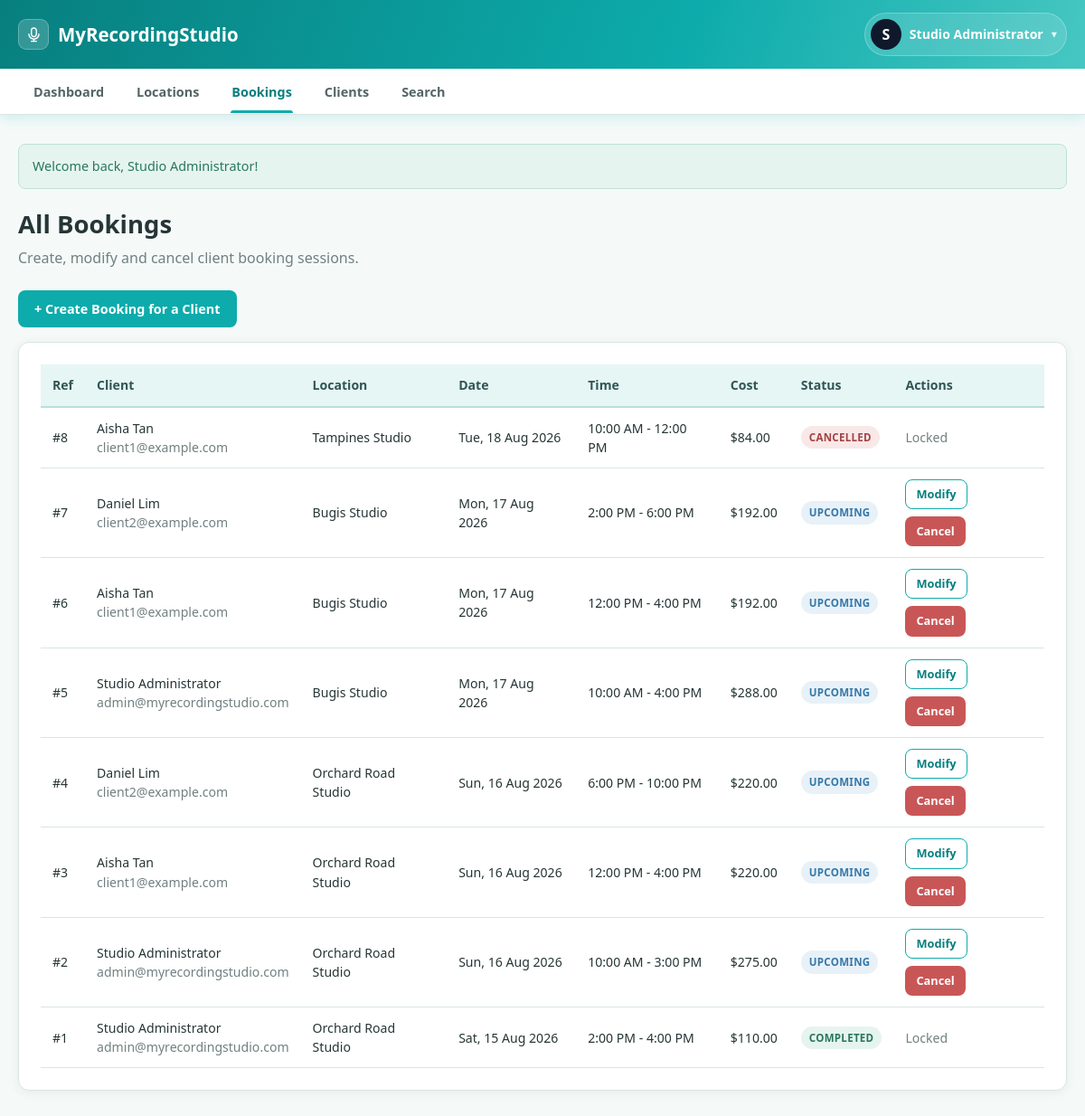
The app's page /admin/bookings.php (signed in) with its own data.
### tables this page shows
CREATE TABLE bookings (
    booking_id     INT AUTO_INCREMENT PRIMARY KEY,
    client_id      INT NOT NULL,
    location_id    INT NOT NULL,
    booking_date   DATE NOT NULL,
    start_time     TIME NOT NULL,
    duration_hours INT NOT NULL,
    end_time       TIME NOT NULL,
    total_cost     DECIMAL(8,2) NOT NULL,
    status         ENUM('active','cancelled') NOT NULL DEFAULT 'active',
    created_at     DATETIME NOT NULL DEFAULT CURRENT_TIMESTAMP,
    CONSTRAINT fk_booking_client
        FOREIGN KEY (client_id) REFERENCES users(user_id)
        ON DELETE CASCADE,
    CONSTRAINT fk_booking_location
        FOREIGN KEY (location_id) REFERENCES locations(location_id)
        ON DELETE CASCADE,
    CONSTRAINT chk_duration CHECK (duration_hours BETWEEN 1 AND 12)
);

CREATE TABLE users (
    user_id       INT AUTO_INCREMENT PRIMARY KEY,
    name          VARCHAR(100) NOT NULL,
    phone         VARCHAR(20)  NOT NULL,
    email         VARCHAR(150) NOT NULL UNIQUE,
    password_hash VARCHAR(255) NOT NULL,
    user_type     ENUM('admin','client') NOT NULL DEFAULT 'client',
    created_at    DATETIME NOT NULL DEFAULT CURRENT_TIMESTAMP
);

CREATE TABLE locations (
    location_id    INT AUTO_INCREMENT PRIMARY KEY,
    description    VARCHAR(255) NOT NULL,
    num_studios    INT NOT NULL,
    cost_per_hour  DECIMAL(8,2) NOT NULL,
    created_at     DATETIME NOT NULL DEFAULT CURRENT_TIMESTAMP,
    CONSTRAINT chk_num_studios CHECK (num_studios > 0),
    CONSTRAINT chk_cost CHECK (cost_per_hour > 0)
);

### classes/User.php (called while the page is built, shortened)
<?php
class User
{
    protected PDO $db;
    public function __construct()
    {
        $this->db = Database::getInstance()->getConnection();
    }
    public static function isLoggedIn(): bool
    {
        return isset($_SESSION['user_id']);
    }
    public static function isAdmin(): bool
    {
        return self::isLoggedIn() && $_SESSION['user_type'] === 'admin';
    }
    public function getById(int $userId): ?array
    {
        $stmt = $this->db->prepare("SELECT * FROM users WHERE user_id = :id");
        $stmt->execute([':id' => $userId]);
        $row = $stmt->fetch();
        return $row ?: null;
    }
}

### includes/bootstrap.php (called while the page is built, shortened)
<?php
spl_autoload_register(function ($class) {
    $path = __DIR__ . '/../classes/' . $class . '.php';
});
require_once __DIR__ . '/functions.php';

### classes/Database.php (called while the page is built)
<?php
class Database
{
    private static ?Database $instance = null;
    private PDO $pdo;
    private function __construct()
    {
        $dsn = "mysql:host=" . DB_HOST . ";dbname=" . DB_NAME . ";charset=utf8mb4";
        try {
            $this->pdo = new PDO($dsn, DB_USER, DB_PASS, [
                PDO::ATTR_ERRMODE            => PDO::ERRMODE_EXCEPTION,
                PDO::ATTR_DEFAULT_FETCH_MODE => PDO::FETCH_ASSOC,
                PDO::ATTR_EMULATE_PREPARES   => false,
            ]);
        } catch (PDOException $e) {
            die("Database connection failed. Please check that MySQL is running in XAMPP "
                . "and that the database 'myrecordingstudio' has been imported. Error: " . $e->getMessage());
        }
    }
    public static function getInstance(): Database
    {
        if (self::$instance === null) {
            self::$instance = new Database();
        }
        return self::$instance;
    }
    public function getConnection(): PDO
    {
        return $this->pdo;
    }
}

### classes/Administrator.php (called while the page is built, shortened)
<?php
class Administrator extends User
{
    private Booking $bookingModel;
    public function __construct(int $userId)
    {
        $data = $this->getById($userId);
        $this->bookingModel  = new Booking();
    }
    public function getAllBookings(): array
    {
        return $this->bookingModel->getAll();
    }
}

### classes/Booking.php (called while the page is built, shortened)
<?php
class Booking
{
    private PDO $db;
    public function __construct()
    {
        $this->db = Database::getInstance()->getConnection();
    }
    public function hasStarted(array $booking): bool
    {
        $startDateTime = strtotime($booking['booking_date'] . ' ' . $booking['start_time']);
        return $startDateTime <= time();
    }
    public function hasEnded(array $booking): bool
    {
        $endDateTime = strtotime($booking['booking_date'] . ' ' . $booking['end_time']);
        return $endDateTime <= time();
    }
    public function computedStatus(array $booking): string
    {
        if ($booking['status'] === 'cancelled') return 'cancelled';
        if ($this->hasEnded($booking)) return 'completed';
        return 'upcoming';
    }
    public function getAll(): array
    {
        $stmt = $this->db->query(
            "SELECT b.*, l.description AS location_description, u.name AS client_name, u.email AS client_email
             FROM bookings b
             JOIN locations l ON l.location_id = b.location_id
             JOIN users u ON u.user_id = b.client_id
             ORDER BY b.booking_date DESC, b.start_time DESC"
        );
        return $stmt->fetchAll();
    }
}

### admin/bookings.php (the view, shortened to what this page needs)
<?php
require_once __DIR__ . '/../includes/bootstrap.php';
$admin = new Administrator($_SESSION['user_id']);
$bookingModel = new Booking();
$bookings = $admin->getAllBookings();
$BASE = '../';
$activeNav = 'bookings';
include __DIR__ . '/../includes/header.php';
?>
<div class="page-header">
    <h1>All Bookings</h1>
    <p class="subtitle">Create, modify and cancel client booking sessions.</p>
</div>
<div class="btn-group" style="margin-bottom:16px;">
    <a href="booking_form.php" class="btn btn-primary">+ Create Booking for a Client</a>
</div>
<div class="card">
    <?php if (empty($bookings)): ?>
        <div class="empty-state">No bookings have been made yet.</div>
    <?php else: ?>
        <div class="table-wrap">
            <table class="data-table">
                <thead>
                    <tr>
                        <th>Ref</th>
                        <th>Client</th>
                        <th>Location</th>
                        <th>Date</th>
                        <th>Time</th>
                        <th>Cost</th>
                        <th>Status</th>
                        <th>Actions</th>
                    </tr>
                </thead>
                <tbody>
                <?php foreach ($bookings as $b):
                    $status = $bookingModel->computedStatus($b);
                    $canModify = in_array($status, ['upcoming', 'in_progress'], true);
                    $canCancel = in_array($status, ['upcoming', 'in_progress'], true);
                ?>
                    <tr>
                        <td>#<?= (int)$b['booking_id'] ?></td>
                        <td>
                            <?= e($b['client_name']) ?><br>
                            <span class="text-muted"><?= e($b['client_email']) ?></span>
                        </td>
                        <td><?= e($b['location_description']) ?></td>
                        <td><?= formatDate($b['booking_date']) ?></td>
                        <td><?= formatTime($b['start_time']) ?> - <?= formatTime($b['end_time']) ?></td>
                        <td><?= formatMoney($b['total_cost']) ?></td>
                        <td><?= statusBadge($status) ?></td>
                        <td class="actions">
                            <?php if ($canModify || $canCancel): ?>
                                <div class="btn-group">
                                    <?php if ($canModify): ?>
                                        <a class="btn btn-sm btn-outline" href="booking_form.php?id=<?= (int)$b['booking_id'] ?>">Modify</a>
                                    <?php endif; ?>
                                    <?php if ($canCancel): ?>
                                        <form method="POST" class="cancel-booking-form" data-booking-ref="#<?= (int)$b['booking_id'] ?>">
                                            <button type="submit" class="btn btn-sm btn-danger">Cancel</button>
                                        </form>
                                    <?php endif; ?>
                                </div>
                            <?php else: ?>
                                <span class="text-muted">Locked</span>
                            <?php endif; ?>
                        </td>
                    </tr>
                <?php endforeach; ?>
                </tbody>
            </table>
        </div>
    <?php endif; ?>
</div>
<?php include __DIR__ . '/../includes/footer.php'; ?>

### includes/header.php (shortened to what this page needs)
<?php
$BASE = $BASE ?? '';
$activeNav = $activeNav ?? '';
$userName = $_SESSION['user_name'] ?? '';
$userInitial = $userName !== '' ? strtoupper(substr($userName, 0, 1)) : 'U';
?>
<!DOCTYPE html>
<html lang="en">
<head>
    <link rel="stylesheet" href="<?= $BASE ?>assets/css/style.css">
</head>
<body>
<header class="navbar">
    <div class="container header-top">
        <div class="brand-section">
            <a href="<?= $BASE ?>index.php" class="brand">
                <span class="brand-mark" aria-hidden="true">
                    <svg viewBox="0 0 24 24" role="img">
                        <path d="M12 14.5a3.5 3.5 0 0 0 3.5-3.5V6a3.5 3.5 0 0 0-7 0v5a3.5 3.5 0 0 0 3.5 3.5Z"></path>
                        <path d="M5 11a7 7 0 0 0 14 0M12 18v3M8.5 21h7"></path>
                    </svg>
                </span>
                <span>MyRecordingStudio</span>
            </a>
        </div>
        <?php if (User::isLoggedIn()): ?>
            <div class="profile-menu">
                <button type="button" class="profile-button" id="profileButton" aria-expanded="false">
                    <span class="user-avatar"><?= e($userInitial) ?></span>
                    <span class="profile-name"><?= e($userName) ?></span>
                    <span class="profile-chevron">▾</span>
                </button>
            </div>
        <?php endif; ?>
    </div>
    <?php if (User::isLoggedIn()): ?>
        <div class="navigation-bar">
            <div class="container">
                <nav class="main-navigation">
                    <?php if (User::isAdmin()): ?>
                        <a href="<?= $BASE ?>admin/dashboard.php" class="<?= $activeNav === 'dashboard' ? 'active' : '' ?>">Dashboard</a>
                        <a href="<?= $BASE ?>admin/locations.php" class="<?= $activeNav === 'locations' ? 'active' : '' ?>">Locations</a>
                        <a href="<?= $BASE ?>admin/bookings.php" class="<?= $activeNav === 'bookings' ? 'active' : '' ?>">Bookings</a>
                        <a href="<?= $BASE ?>admin/clients.php" class="<?= $activeNav === 'clients' ? 'active' : '' ?>">Clients</a>
                        <a href="<?= $BASE ?>admin/search_locations.php" class="<?= $activeNav === 'search' ? 'active' : '' ?>">Search</a>
                    <?php endif; ?>
                </nav>
            </div>
        </div>
    <?php endif; ?>
</header>
<main class="page">
    <div class="container">
        <?php renderFlashes(); ?>

### includes/functions.php (shortened to what this page needs)
<?php
function renderFlashes(): void
{
    foreach ($_SESSION['flash'] as $f) {
        $class = $f['type'] === 'success' ? 'alert-success' : 'alert-error';
        echo '<div class="alert ' . $class . '">' . htmlspecialchars($f['message']) . '</div>';
    }
}
function formatMoney($amount): string
{
    return '$' . number_format((float)$amount, 2);
}
function formatDate($date): string
{
    return date('D, d M Y', strtotime($date));
}
function formatTime($time): string
{
    return date('g:i A', strtotime($time));
}
function statusBadge(string $status): string
{
    $labels = [
        'upcoming'    => 'Upcoming',
        'in_progress' => 'In Progress',
        'completed'   => 'Completed',
        'cancelled'   => 'Cancelled',
    ];
    $label = $labels[$status] ?? ucfirst($status);
    return '<span class="badge badge-' . htmlspecialchars($status) . '">' . htmlspecialchars($label) . '</span>';
}
function e(string $value): string
{
    return htmlspecialchars($value, ENT_QUOTES, 'UTF-8');
}

### includes/footer.php
</div>
</main>
</body>
</html>

### records on screen
bookings: booking_id "8", client.name "Aisha Tan", client.email "client1@example.com", location.description "Tampines Studio", booking_date "Tue, 18 Aug 2026", start_time "10:00 AM", end_time "12:00 PM", total_cost "$84.00", status "CANCELLED", shows "Locked"
bookings: booking_id "7", client.name "Daniel Lim", client.email "client2@example.com", location.description "Bugis Studio", booking_date "Mon, 17 Aug 2026", start_time "2:00 PM", end_time "6:00 PM", total_cost "$192.00", label "UPCOMING"
bookings: booking_id "6", client.name "Aisha Tan", client.email "client1@example.com", location.description "Bugis Studio", booking_date "Mon, 17 Aug 2026", start_time "12:00 PM", end_time "4:00 PM", total_cost "$192.00", label "UPCOMING"
bookings: booking_id "5", client.name "Studio Administrator", client.email "admin@myrecordingstudio.com", location.description "Bugis Studio", booking_date "Mon, 17 Aug 2026", start_time "10:00 AM", end_time "4:00 PM", total_cost "$288.00", label "UPCOMING"
bookings: booking_id "4", client.name "Daniel Lim", client.email "client2@example.com", location.description "Orchard Road Studio", booking_date "Sun, 16 Aug 2026", start_time "6:00 PM", end_time "10:00 PM", total_cost "$220.00", label "UPCOMING"
bookings: booking_id "3", client.name "Aisha Tan", client.email "client1@example.com", location.description "Orchard Road Studio", booking_date "Sun, 16 Aug 2026", start_time "12:00 PM", end_time "4:00 PM", total_cost "$220.00", label "UPCOMING"
bookings: booking_id "2", client.name "Studio Administrator", client.email "admin@myrecordingstudio.com", location.description "Orchard Road Studio", booking_date "Sun, 16 Aug 2026", start_time "10:00 AM", end_time "3:00 PM", total_cost "$275.00", label "UPCOMING"
bookings: booking_id "1", client.name "Studio Administrator", client.email "admin@myrecordingstudio.com", location.description "Orchard Road Studio", booking_date "Sat, 15 Aug 2026", start_time "2:00 PM", end_time "4:00 PM", total_cost "$110.00", label "COMPLETED", shows "Locked"

### other values on screen
$userInitial "S"
$userName "Studio Administrator"
$f['message'] "Welcome back, Studio Administrator!"
